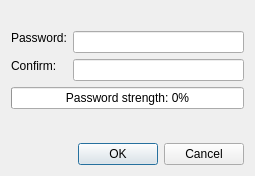
<?xml version="1.0" encoding="UTF-8"?>
<ui version="4.0">
 <class>SetPasswordDialog</class>
 <widget class="QDialog" name="SetPasswordDialog">
  <property name="geometry">
   <rect>
    <x>0</x>
    <y>0</y>
    <width>255</width>
    <height>176</height>
   </rect>
  </property>
  <property name="windowTitle">
   <string>Set your password</string>
  </property>
  <property name="modal">
   <bool>true</bool>
  </property>
  <layout class="QVBoxLayout" name="verticalLayout">
   <item>
    <widget class="QLabel" name="body"/>
   </item>
   <item>
    <layout class="QGridLayout" name="pswdsLayout">
     <item row="4" column="0">
      <widget class="QLabel" name="label_2">
       <property name="text">
        <string>Confirm:</string>
       </property>
       <property name="alignment">
        <set>Qt::AlignLeading</set>
       </property>
      </widget>
     </item>
     <item row="2" column="0">
      <widget class="QLabel" name="label">
       <property name="text">
        <string>Password:</string>
       </property>
       <property name="alignment">
        <set>Qt::AlignLeading</set>
       </property>
      </widget>
     </item>
     <item row="4" column="1">
      <widget class="PasswordEdit" name="repasswordlineEdit">
       <property name="accessibleName">
        <string>Confirm password</string>
       </property>
       <property name="accessibleDescription">
        <string>Confirm password input</string>
       </property>
      </widget>
     </item>
     <item row="2" column="1">
      <widget class="PasswordEdit" name="passwordlineEdit">
       <property name="accessibleName">
        <string>Password input</string>
       </property>
       <property name="accessibleDescription">
        <string>Password input field, minimum 6 characters long</string>
       </property>
      </widget>
     </item>
     <item row="6" column="0" colspan="2">
      <widget class="QProgressBar" name="passStrengthMeter">
       <property name="value">
        <number>0</number>
       </property>
       <property name="format">
        <string>Password strength: %p%</string>
       </property>
      </widget>
     </item>
    </layout>
   </item>
   <item>
    <spacer name="verticalSpacer">
     <property name="orientation">
      <enum>Qt::Vertical</enum>
     </property>
     <property name="sizeHint" stdset="0">
      <size>
       <width>20</width>
       <height>40</height>
      </size>
     </property>
    </spacer>
   </item>
   <item>
    <widget class="QDialogButtonBox" name="buttonBox">
     <property name="orientation">
      <enum>Qt::Horizontal</enum>
     </property>
     <property name="standardButtons">
      <set>QDialogButtonBox::Cancel|QDialogButtonBox::Ok</set>
     </property>
     <property name="centerButtons">
      <bool>false</bool>
     </property>
    </widget>
   </item>
  </layout>
 </widget>
 <customwidgets>
  <customwidget>
   <class>PasswordEdit</class>
   <extends>QLineEdit</extends>
   <header>src/widget/passwordedit.h</header>
  </customwidget>
 </customwidgets>
 <tabstops>
  <tabstop>passwordlineEdit</tabstop>
  <tabstop>repasswordlineEdit</tabstop>
 </tabstops>
 <resources/>
 <connections>
  <connection>
   <sender>buttonBox</sender>
   <signal>accepted()</signal>
   <receiver>SetPasswordDialog</receiver>
   <slot>accept()</slot>
   <hints>
    <hint type="sourcelabel">
     <x>248</x>
     <y>254</y>
    </hint>
    <hint type="destinationlabel">
     <x>157</x>
     <y>274</y>
    </hint>
   </hints>
  </connection>
  <connection>
   <sender>buttonBox</sender>
   <signal>rejected()</signal>
   <receiver>SetPasswordDialog</receiver>
   <slot>reject()</slot>
   <hints>
    <hint type="sourcelabel">
     <x>316</x>
     <y>260</y>
    </hint>
    <hint type="destinationlabel">
     <x>286</x>
     <y>274</y>
    </hint>
   </hints>
  </connection>
 </connections>
</ui>
